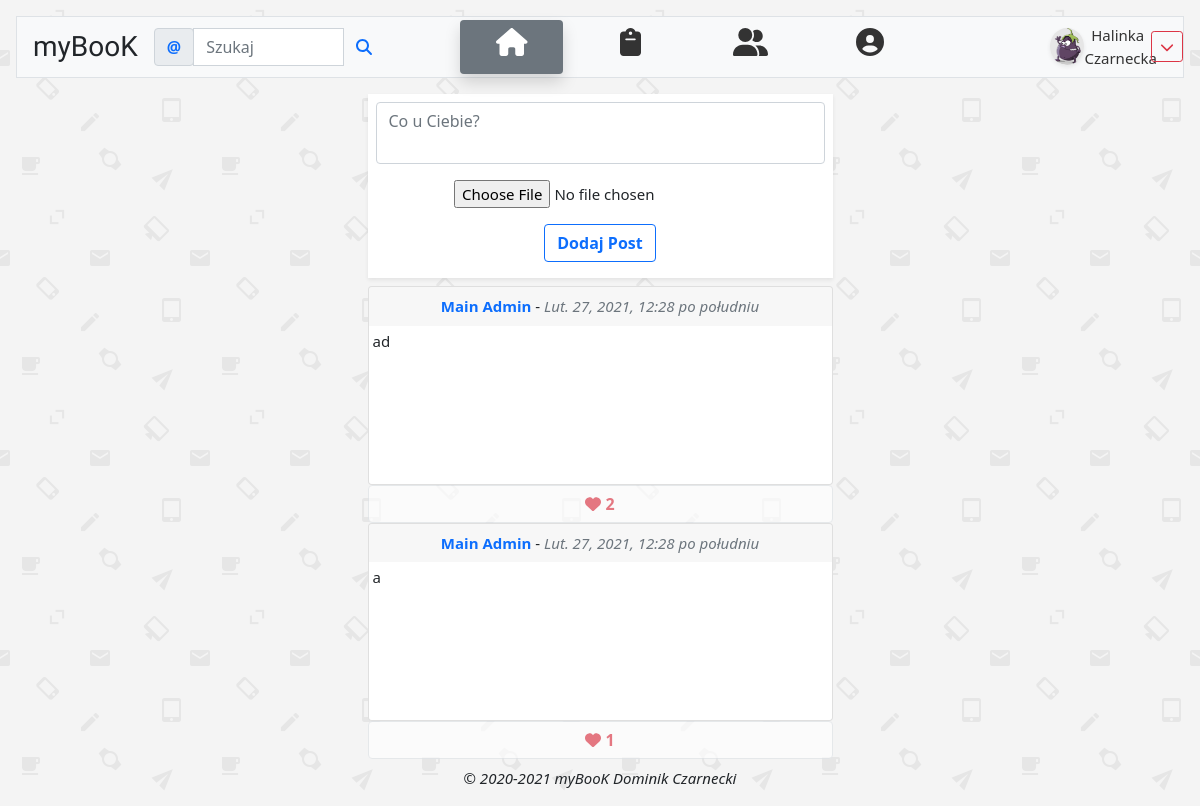
Page /feed/ (signed in) on the committed database.
### konto/models.py (models this page shows, shortened)
class Profile(models.Model):
    user = models.OneToOneField(settings.AUTH_USER_MODEL, primary_key=True, on_delete=models.CASCADE)
    biography = models.CharField(max_length=80, null=True, blank=True, verbose_name='O mnie')
    profileAvatar = models.ImageField(upload_to='profilePhoto', default='profilePhoto/default.jpg',
                                      blank=True, verbose_name='Zdjęcie Profilowe')
    birthDate = models.DateField(null=True, auto_now_add=False, auto_now=False, blank=True,
                                 verbose_name='Data urodzin')
    city = models.CharField(max_length=99, null=True, blank=True, verbose_name='Miejscowość')
    countryOrigin = CountryField(blank=True, null=True, verbose_name='Kraj pochodzenia')
    followers = models.ManyToManyField(User, blank=True, related_name='followers')
    github = models.URLField(null=True, blank=True, max_length=40)
    snapchat = models.CharField(null=True, blank=True, max_length=40)
    instagram = models.URLField(null=True, blank=True, max_length=40)
    facebook = models.URLField(null=True, blank=True, max_length=40)
    twitter = models.URLField(null=True, blank=True, max_length=40)

### feed/models.py (models this page shows, shortened)
class Post(models.Model):
    postAuthor = models.ForeignKey(User, default=None, blank=True, null=False, on_delete=models.CASCADE)
    postContent = models.TextField(verbose_name='', max_length=200)
    postDate = models.DateTimeField(default=timezone.now)
    postLikes = models.ManyToManyField(User, blank=True, related_name='postlikes')
    postImages = models.ImageField(null=True, blank=True, upload_to='images/%Y/%m/%d', verbose_name='')
    postUrl = models.URLField(null=True, blank=True)

### feed/views.py (the view, shortened to what this page needs)
# urls.py: path('', FollowersPosts.as_view(), name='followers-posts'),
@method_decorator(login_required, name='dispatch')
class FollowersPosts(View):
    @staticmethod
    def get(request, *args, **kwargs):
        formFollowersPost = PostCreateForm()
        followersPosts = Post.objects.filter(
            postAuthor__profile__followers__in=[request.user.id]
        ).order_by('-postDate')
        allUsers = Profile.objects.all()
        return render(request, 'feed/followersPosts.html', {
            'followersPosts': followersPosts,
            'form': formFollowersPost,
            'allUsers': allUsers,
        })

### feed/forms.py
class PostCreateForm(forms.ModelForm):
    class Meta:
        model = Post
        fields = ['postContent', 'postImages', 'postUrl']
        postImages = forms.ImageField(),
        widgets = {
            'postContent': forms.Textarea(attrs={'class': 'form-control ',
                                                 'rows': '2',
                                                 'placeholder': "Co u Ciebie?",
                                                 'style': 'resize:none'
                                                 }),
            'postUrl': forms.HiddenInput,
        }

### feed/templates/feed/followersPosts.html (shortened to what this page needs)
{% extends "mainPage.html" %}
{% block content %}
    <div class="container ">
        <div class="mx-auto bg-white col-md-5    mb-2 ">
            <form class="fw-normal shadow-sm  p-2 mt-2" method="POST" enctype="multipart/form-data">
                {{ form.as_p }}
                <button class="btn  fw-bold  btn-outline-primary mb-2 ">Dodaj Post</button>
            </form>
        </div>
        {% for post in followersPosts %}
            <div class="col-md-5  mx-auto card
                    overflow-hidden" style="min-height:150px; max-height:500px">
                <div class="card-header border-0  ">
                    <a href="{% url 'userProfile' post.postAuthor.profile.pk %}">
                        <strong class="link-primary">
                            {{ post.postAuthor.get_full_name }} </strong></a> -
                    <em class="text-secondary "> {{ post.postDate }} </em>
                </div>
                <div class="img-thumbnail border-0 position-relative">
                    <div class=" card  border-0  text-start  "
                         style="min-height:150px; max-height:599px;">
                        {{ post.postContent }}
                    </div>
                </div>
            </div>
            {% with allLikes=post.postLikes.count %}
                <button class=" disabled fw-bold btn bg-white  border  col-md-5 text-danger">
                    <i class="fas fa-heart"></i> {{ allLikes }}
                </button>
            {% endwith %}
        {% endfor %}
    </div>
    <footer class="bs-popover-bottom">
        <p class=" font-italic fw-light"><em> © 2020-2021 myBooK Dominik Czarnecki</em></p>
    </footer>
{% endblock %}

### konto/templates/mainPage.html (shortened to what this page needs)
{% load static %}
{% url 'feed:followers-posts' as home %}
{% url 'feed:new-posts' as news %}
{% url 'all_users' as people %}
{% url 'profile_edit' user.profile.pk as edit %}
{% url 'profile_edit' user.profile.pk as profEdit %}
{% url 'wyloguj'  as logout %}
{% url 'userProfile' user.profile.pk as profile %}
{% url 'userProfile' user.profile.pk as profiledropdown %}
<!doctype html>
<html lang="pl">
<head>
    <link href="https://cdn.jsdelivr.net/npm/bootstrap@5.0.0-beta1/dist/css/bootstrap.min.css" rel="stylesheet"
>
    <link rel="stylesheet" href="{% static 'css/all.min.css' %}">
    <link href="{% static "css/main.css" %}" rel="stylesheet">
    <link rel="stylesheet" href="//code.jquery.com/ui/1.12.1/themes/base/jquery-ui.css">
</head>
<body class="text-center" style="background-image: url('{% static "backgrounds/tlo01.png" %}' );">
{% if request.user.is_authenticated %}
    <nav class="nav nav-pills m-3  sticky-top border   bg-light navbar-expand-lg ">
    <a class="navbar-brand  text-dark mx-3 mt-2 " href="{% url 'feed:followers-posts' %}">
        <h3 class="chewy  text-decoration-none">
            myBooK
        </h3>
    </a>
    <nav class="navbar navbar-light bg-light   ">
        <form class="form-inline " method="get" action="{% url 'user_search' %}">
            <div class="input-group">
                <div class="input-group-prepend">
                    <span class="input-group-text align-content-center text-primary fw-bold" id="basic-addon1">@</span>
                </div>
                <input type="text" class="form-control" placeholder="Szukaj" aria-label="Username"
                       aria-describedby="basic-addon1" name="quest" value="{{ request.GET.quest }}">
                <button class="btn bg-transparent   "><i class="fas fa-search link-primary"></i>
                </button>
            </div>
        </form>
    </nav>
    <div class="collapse navbar-collapse " id="navbarSupportedContent">
    <div class=" justify-content-center  col-md-10">
        <div class="row">
            <ul class=" nav  nav-navbar  mx-2   col-md-11 justify-content-center  mb-lg-0  ">
                <li class="nav-item mx-2 col-md-2 test"  >
                    <a class="nav-link    {% if request.path == home %} active shadow  bg-secondary     {% endif %}"
                       href="{% url 'feed:followers-posts' %}">
                        <i class="fas fa-home h3 "></i>
                    </a>
                </li>
                <li class=" nav-item mx-2 col-md-2 ">
                    <a class="nav-link {% if request.path == news %} active shadow   bg-secondary {% endif %}"
                       href="{% url 'feed:new-posts' %}">
                        <i class="fas h3 fa-clipboard"></i>
                    </a>
                </li>
                <li class="nav-item  mx-2 col-md-2 ">
                    <a class="nav-link {% if request.path == people %} active shadow    bg-secondary {% endif %} "
                       data-toggle="tab"
                       href="{% url 'all_users' %}">
                        <i class="fas fa-user-friends h3"></i>
                    </a>
                </li>
                <li class="nav-item dropdown  col-md-2 mx-2">
                    <a class="nav-link  {% if request.path == profiledropdown %} active shadow   bg-secondary {% endif %}"
                       href="#"
                       role="button" data-bs-toggle="dropdown" aria-expanded="false">
                        <i class="fas fa-user-circle h3 "></i>
                    </a>
                </li>
            </ul>
        </div>
    </div>
{% endif %}
{% if request.user.is_authenticated %}
<img alt="userProfileImg" src="{{ user.profile.profileAvatar.url }}"
                                         class="rounded-circle shadow-sm " width="37px" height="37px"/>
    <a class="  fw-normal   col-md-1 link" href="{{ profile }} ">
        {{ request.user.first_name }} {{ request.user.last_name }}
    </a>
    <div class="dropdown ">
        <button class=" btn  btn-sm btn-outline-danger   " data-bs-toggle="dropdown" aria-expanded="false">
            <i class="fas fa-chevron-down"></i>
        </button>
    </div>
    </div>
{% endif %}
</nav>
{% block content %}
{% endblock %}
</body>
</html>

### konto/static/css/main.css (style rules this page uses)
body { margin: 0; padding: 0; font-size: 15px; color: #212529; }
.chewy { font-family: 'Chewy', cursive; }
a:link { text-decoration: none; outline-color: #205067; color: #333333; }

### rows in the picture
Post: postAuthor.get_full_name "Main Admin", postDate "Lut. 27, 2021, 12:28 po południu", postContent "ad", postLikes.count "2"
Post: postAuthor.get_full_name "Main Admin", postDate "Lut. 27, 2021, 12:28 po południu", postContent "a", postLikes.count "1"

### other values in the picture
{{ request.user.first_name }} "Halinka"
{{ request.user.last_name }} "Czarnecka"
